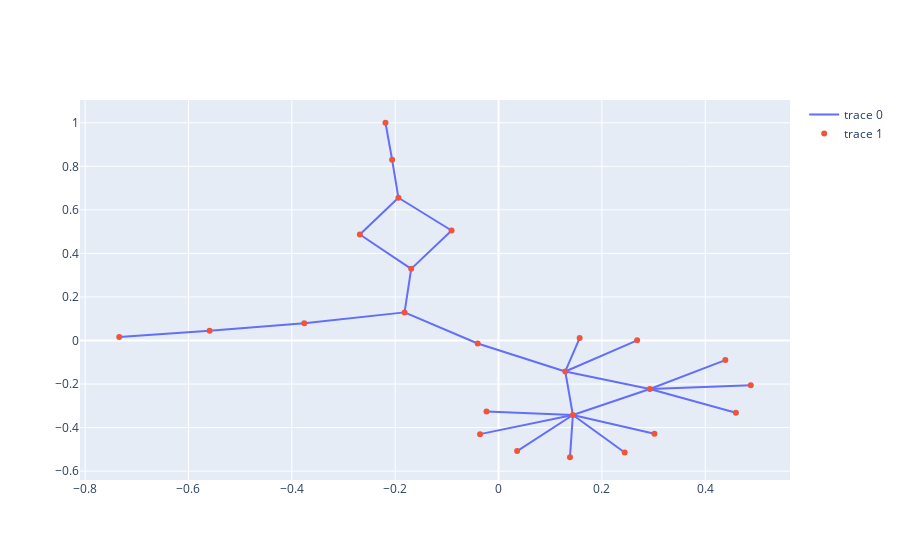

The notebook cell saved with this chart:
### Code cell
import plotly.graph_objs as go
import numpy as np

traces = []
lines = []
points = []
node_keys = list(layout.keys())
for k in node_keys:
    points.append(layout[k])
for n1, n2 in g2.edges:
    lines.append(layout[n1])
    lines.append(layout[n2])
    lines.append([np.nan, np.nan])


traces.append({"x": [p[0] for p in lines], "y": [p[1] for p in lines],  "mode": "lines"})
traces.append({"x": [p[0] for p in points], "y": [p[1] for p in points], "text": node_keys, "mode": "markers"})
go.Figure(data=traces).show()

### Figure 1 — Plotly figure (JSON) as saved in the notebook; plotly's stock layout.template omitted (floating-point values rounded to 4 significant figures)
{"data": [{"mode": "lines", "type": "scatter", "x": [0.4881, 0.2928, null, 0.1439, 0.2928, null, 0.1439, 0.1291, null, 0.1439, 0.2441, null, 0.1439, 0.1382, null, 0.1439, 0.3017, null, 0.1439, -0.02328, null, 0.1439, 0.03595, null, 0.1439, -0.03574, null, -0.1938, -0.206, null, -0.1938, -0.2683, null, -0.1938, -0.09087, null, -0.206, -0.2188, null, 0.4389, 0.2928, null, -0.734, -0.5591, null, 0.1291, 0.2928, null, 0.1291, -0.04033, null, 0.1291, 0.157, null, 0.1291, 0.2682, null, -0.04033, -0.1819, null, -0.09087, -0.169, null, -0.169, -0.2683, null, -0.169, -0.1819, null, 0.2928, 0.4593, null, -0.5591, -0.376, null, -0.376, -0.1819, null], "y": [-0.2052, -0.2229, null, -0.3419, -0.2229, null, -0.3419, -0.1421, null, -0.3419, -0.5142, null, -0.3419, -0.536, null, -0.3419, -0.4283, null, -0.3419, -0.3259, null, -0.3419, -0.5076, null, -0.3419, -0.4299, null, 0.6556, 0.8306, null, 0.6556, 0.4869, null, 0.6556, 0.5053, null, 0.8306, 1, null, -0.08998, -0.2229, null, 0.01652, 0.04514, null, -0.1421, -0.2229, null, -0.1421, -0.01371, null, -0.1421, 0.01112, null, -0.1421, 0.0007914, null, -0.01371, 0.1292, null, 0.5053, 0.329, null, 0.329, 0.4869, null, 0.329, 0.1292, null, -0.2229, -0.3315, null, 0.04514, 0.07912, null, 0.07912, 0.1292, null]}, {"mode": "markers", "text": ["('Generator', 'KFA_220')", "('Bus', 'TOL_220_S1')", "('Bus', 'BA2_150_SFIK')", "('Bus', 'BWT_400_SFIK')", "('Shunt', 'KFA_220-ZL1')", "('Bus', 'KFE_000_S1')", "('Bus', 'KFB_220_S1')", "('Bus', 'KFE_220_S1')", "('Load', 'l_KFB_220')", "('Load', 'l_BWT_400')", "('Shunt', 'TOL_220-ZL2')", "('Bus', 'XDE_DS11')", "('Bus', 'KFE_150_S1')", "('Bus', 'KFA_220_S1')", "('Transformer3', 'KFE_010_000-T12')", "('Bus', 'KFE_010_S1')", "('Shunt', 'TOL_220-ZL4')", "(0, ('Bus', 'ISH_220_S1'))", "('Shunt', 'TOL_220-ZL1')", "('Shunt', 'TOL_220-ZL3')", "('Bus', 'XDE_DS12')", "('Load', 'l_KFA_220')", "('Transformer3', 'KFE_220_150_010-T31--$')", "('Generator', 'KFB_220')", "(0, ('Bus', 'BJS_220_SFIK'))"], "type": "scatter", "x": [0.4881, 0.1439, -0.1938, -0.206, 0.4389, -0.734, 0.1291, -0.04033, 0.2682, -0.2188, 0.1382, -0.09087, -0.169, 0.2928, -0.5591, -0.376, -0.02328, -0.03574, 0.2441, 0.3017, -0.2683, 0.4593, -0.1819, 0.157, 0.03595], "y": [-0.2052, -0.3419, 0.6556, 0.8306, -0.08998, 0.01652, -0.1421, -0.01371, 0.0007914, 1, -0.536, 0.5053, 0.329, -0.2229, 0.04514, 0.07912, -0.3259, -0.4299, -0.5142, -0.4283, 0.4869, -0.3315, 0.1292, 0.01112, -0.5076]}], "layout": {}}
